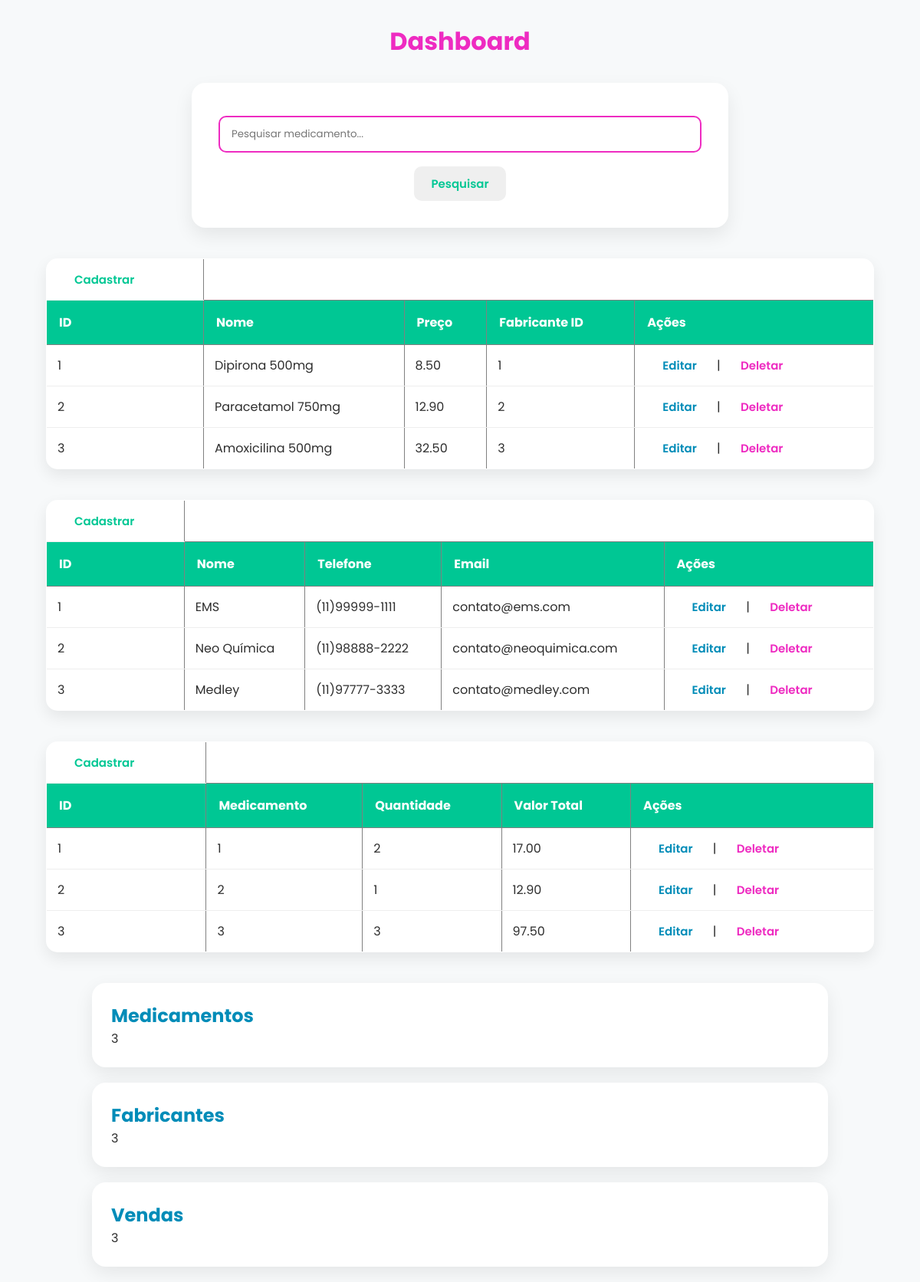
The page /mvc/index.php on the database its author committed.
### tables this page shows
CREATE TABLE `medicamentos` (
  `id` int(11) NOT NULL,
  `nome` varchar(100) NOT NULL,
  `preco` decimal(10,2) NOT NULL,
  `fabricante_id` int(11) NOT NULL
);

CREATE TABLE `fabricantes` (
  `id` int(11) NOT NULL,
  `nome` varchar(100) NOT NULL,
  `telefone` varchar(20) DEFAULT NULL,
  `email` varchar(100) DEFAULT NULL
);

CREATE TABLE `vendas` (
  `id` int(11) NOT NULL,
  `medicamento_id` int(11) NOT NULL,
  `quantidade` int(11) NOT NULL,
  `valor_total` decimal(10,2) NOT NULL
);

### mvc/Controller/MedicamentoController.php (called while the page is built, shortened)
<?php
require_once "C:/Turma2/xampp/htdocs/ciaFarma/mvc/Model/MedicamentoModel.php";
class MedicamentoController {
    private $medicamentoModel;
    public function __construct($pdo) {
        $this->medicamentoModel = new MedicamentoModel($pdo);
    }
    public function listar() {
        $medicamentos = $this->medicamentoModel->buscarTodos();
        include_once "C:/Turma2/xampp/htdocs/ciaFarma/mvc/View/Medicamento/listar.php";
        return;
    }
public function contar()
{
    return $this->medicamentoModel->contar();
}
}

### mvc/Model/MedicamentoModel.php (called while the page is built, shortened)
<?php
class MedicamentoModel {
    private $pdo;
    public function __construct(PDO $pdo){
        $this->pdo = $pdo;
    }
    public function buscarTodos(){
        $stmt = $this->pdo->query("SELECT * FROM medicamentos");
        return $stmt->fetchAll(PDO::FETCH_ASSOC);
    }
public function contar()
{
    $sql = $this->pdo->query("SELECT COUNT(*) AS total FROM medicamentos");
    $resultado = $sql->fetch(PDO::FETCH_ASSOC);
    return $resultado['total'];
}
}

### mvc/Controller/FabricantesController.php (called while the page is built, shortened)
<?php
require_once "C:/Turma2/xampp/htdocs/ciaFarma/mvc/Model/FabricanteModel.php";
class FabricanteController {
    private $fabricanteModel;
    public function __construct($pdo) {
        $this->fabricanteModel = new FabricanteModel($pdo);
    }
    public function listar() {
        $fabricantes = $this->fabricanteModel->buscarTodos();
        include_once "C:/Turma2/xampp/htdocs/ciaFarma/mvc/View/Fabricante/listar.php";
        return;
    }
    public function contar()
{
    return $this->fabricanteModel->contar();
}
}

### mvc/Model/FabricanteModel.php (called while the page is built, shortened)
<?php
class FabricanteModel {
    private $pdo;
    public function __construct(PDO $pdo){
        $this->pdo = $pdo;
    }
    public function buscarTodos(){
        $stmt = $this->pdo->query("SELECT * FROM fabricantes");
        return $stmt->fetchAll(PDO::FETCH_ASSOC);
    }
    public function contar()
{
    $sql = $this->pdo->query("SELECT COUNT(*) AS total FROM fabricantes");
    $resultado = $sql->fetch(PDO::FETCH_ASSOC);
    return $resultado['total'];
}
}

### mvc/Controller/VendasController.php (called while the page is built, shortened)
<?php
require_once "C:/Turma2/xampp/htdocs/ciaFarma/mvc/Model/VendasModel.php";
class VendasController {
    private $vendasModel;
    public function __construct($pdo) {
        $this->vendasModel = new VendasModel($pdo);
    }
    public function listar() {
        $vendas = $this->vendasModel->buscarTodos();
        include_once "C:/Turma2/xampp/htdocs/ciaFarma/mvc/View/Vendas/listar.php";
        return;
    }
    public function contar()
{
    return $this->vendasModel->contar();
}
}

### mvc/Model/VendasModel.php (called while the page is built, shortened)
<?php
class VendasModel {
    private $pdo;
    public function __construct(PDO $pdo){
        $this->pdo = $pdo;
    }
    public function buscarTodos(){
        $stmt = $this->pdo->query("SELECT * FROM vendas");
        return $stmt->fetchAll(PDO::FETCH_ASSOC);
    }
public function contar()
{
    $sql = $this->pdo->query("SELECT COUNT(*) AS total FROM vendas");
    $resultado = $sql->fetch(PDO::FETCH_ASSOC);
    return $resultado['total'];
}
}

### mvc/View/Medicamento/listar.php (the view, shortened to what this page needs)
<form method="GET">
    <input type="text" name="pesquisa" placeholder="Pesquisar medicamento..."
           value="<?= $_GET['pesquisa'] ?? '' ?>">
    <button class="btn btn-primary pesquisa" type="submit">Pesquisar</button>
</form>
<?php
echo "<table border='1' cellpadding='5' cellspacing='0'>";
echo "<tr><td><a class='btn btn-primary' href='View/Medicamento/cadastrar.php'>Cadastrar</a></td></tr>";
echo "<tr><th>ID</th><th>Nome</th><th>Preço</th><th>Fabricante ID</th><th>Ações</th></tr>";
foreach ($medicamentos as $medicamento) {
    $id = $medicamento['id'];
    echo "<tr>";
    echo "<td>{$id}</td>";
    echo "<td>{$medicamento['nome']}</td>";
    echo "<td>{$medicamento['preco']}</td>";
    echo "<td>{$medicamento['fabricante_id']}</td>";
    echo "<td>
                <a class='btn btn-secondary' href='View/Medicamento/editar.php?id={$id}'>Editar</a> |
                <a class='btn btn-danger' href='View/Medicamento/deletar.php?id={$id}' onclick=\"return confirm('Tem certeza que deseja excluir este medicamento?')\">Deletar</a>
            </td>";
    echo "</tr>";
}
echo "</table>";

### mvc/index.php (shortened to what this page needs)
<!DOCTYPE html>
<html lang="en">
<head>
     <link rel="stylesheet" href="../CSS/style.css">
     <h1>Dashboard</h1>
</body>
</html>
<?php
require_once "DB/Database.php";
require_once "Controller/MedicamentoController.php";
require_once "Controller/FabricantesController.php";
require_once "Controller/VendasController.php";
$medicamentoController = new MedicamentoController($pdo);
$fabricanteController = new FabricanteController($pdo);
$vendasController = new VendasController($pdo);
if(isset($_GET['pesquisa']) && $_GET['pesquisa'] != "")
{
    $medicamentos = $medicamentoController->pesquisar($_GET['pesquisa']);
}
else
{
    $medicamentos = $medicamentoController->listar();
}
$fabricantes = $fabricanteController->listar();
$vendas = $vendasController->listar();
$totalMedicamentos = $medicamentoController->contar();
$totalFabricantes = $fabricanteController->contar();
$totalVendas = $vendasController->contar();
?>
<div class="cards">
    <div class="card">
        <h2>Medicamentos</h2>
        <p><?= $totalMedicamentos ?></p>
    </div>
    <div class="card">
        <h2>Fabricantes</h2>
        <p><?= $totalFabricantes ?></p>
    </div>
    <div class="card">
        <h2>Vendas</h2>
        <p><?= $totalVendas ?></p>
    </div>
</div>

### mvc/View/Fabricante/listar.php (shortened to what this page needs)
<?php
echo "<table border='1' cellpadding='5' cellspacing='0'>";
echo "<tr><td><a class='btn btn-primary' href='View/Fabricante/cadastrar.php'>Cadastrar</a></td></tr>";
echo "<tr><th>ID</th><th>Nome</th><th>Telefone</th><th>Email</th><th>Ações</th></tr>";
foreach ($fabricantes as $fabricante) {
    $id = $fabricante['id'];
    echo "<tr>";
    echo "<td>{$id}</td>";
    echo "<td>{$fabricante['nome']}</td>";
    echo "<td>{$fabricante['telefone']}</td>";
    echo "<td>{$fabricante['email']}</td>";
    echo "<td>
                 <a class='btn btn-secondary' href='View/Fabricante/editar.php?id={$id}'>Editar</a> |
                <a class='btn btn-danger' href='View/Fabricante/deletar.php?id={$id}' onclick=\"return confirm('Tem certeza que deseja excluir este fabricante?')\">Deletar</a>
            </td>";
    echo "</tr>";
}
echo "</table>";

### mvc/View/Vendas/listar.php (shortened to what this page needs)
<?php
echo "<table border='1' cellpadding='5' cellspacing='0'>";
echo "<tr><td><a class='btn btn-primary' href='View/Vendas/cadastrar.php'>Cadastrar</a></td></tr>";
echo "<tr><th>ID</th><th>Medicamento</th><th>Quantidade</th><th>Valor Total</th><th>Ações</th></tr>";
foreach ($vendas as $venda) {
    $id = $venda['id'];
    echo "<tr>";
    echo "<td>{$id}</td>";
    echo "<td>{$venda['medicamento_id']}</td>";
    echo "<td>{$venda['quantidade']}</td>";
    echo "<td>{$venda['valor_total']}</td>";
    echo "<td>
                 <a class='btn btn-secondary' href='View/Vendas/editar.php?id={$id}'>Editar</a> |
                <a class='btn btn-danger' href='View/Vendas/deletar.php?id={$id}' onclick=\"return confirm('Tem certeza que deseja excluir esta venda?')\">Deletar</a>
            </td>";
    echo "</tr>";
}
echo "</table>";

### CSS/style.css (style rules this page uses)
* { margin: 0; padding: 0; box-sizing: border-box; font-family: 'Poppins', sans-serif; }
a { text-decoration: none; color: inherit; }
.btn { padding: 11px 22px; border: none; border-radius: 10px; cursor: pointer; transition: .3s; font-size: 15px; font-weight: 600; }
.btn-primary { color:#00C794; }
.btn-secondary { color: #008CB8; }
.btn-danger { color:#EE2BC1; }
.card { background: white; border-radius: 18px; padding: 25px; margin: 20px auto; box-shadow: 0 8px 25px rgba(0, 0, 0, .08); transition: .3s; width: 80%; }
input, select, textarea { width: 100%; padding: 12px 15px; border: 2px solid #ee2bc1; border-radius: 10px; outline: none; margin-top: 8px; margin-bottom: 18px; transition: .3s; }
table { width: 90%; max-width: 1200px; margin: 40px auto; border-collapse: collapse; background: #fff; border-radius: 15px; overflow: hidden; box-shadow: 0 8px 20px rgba(0, 0, 0, .08); }
th { background: #00C794; color: white; padding: 16px; text-align: left; }
td { padding: 14px; border-bottom: 1px solid #eee; }
h1 { color: #EE2BC1; margin: 30px; text-align: center; }
h2 { color: #008CB8; }
form { background: white; padding: 35px; border-radius: 18px; width: 100%; max-width: 700px; margin: 30px auto; box-shadow: 0 10px 25px rgba(0, 0, 0, .08); }
button { margin:0 auto; display: flex; align-items: center; }

### rows shown on the page
medicamentos: id "1", nome "Dipirona 500mg", preco "8.50", fabricante "1"
medicamentos: id "2", nome "Paracetamol 750mg", preco "12.90", fabricante "2"
medicamentos: id "3", nome "Amoxicilina 500mg", preco "32.50", fabricante "3"
fabricantes: id "1", nome "EMS", telefone "(11)99999-1111", email "contato@ems.com"
fabricantes: id "2", nome "Neo Química", telefone "(11)98888-2222", email "contato@neoquimica.com"
fabricantes: id "3", nome "Medley", telefone "(11)97777-3333", email "contato@medley.com"
vendas: id "1", medicamento "1", quantidade "2", valor_total "17.00"
vendas: id "2", medicamento "2", quantidade "1", valor_total "12.90"
vendas: id "3", medicamento "3", quantidade "3", valor_total "97.50"

### other values the page prints
$totalMedicamentos "3"
$totalFabricantes "3"
$totalVendas "3"
